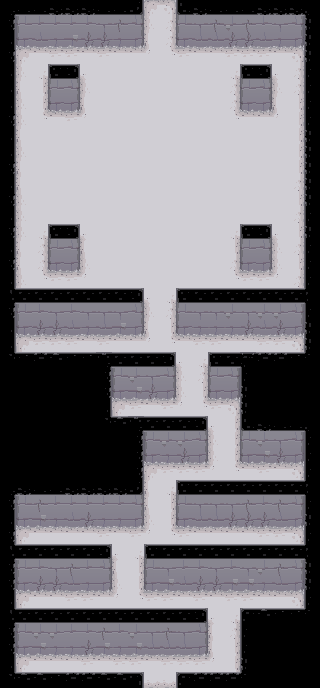

Tiled map render using the project's own tile images. Description and the whole map definition, tile-layer contents included, below:
An orthogonal 20x43 tile map with 16x16 px tiles, 2 tile layers (Floor, Ceilng), 1 hidden layer not drawn.

<map version="1.0" orientation="orthogonal" renderorder="right-down" width="20" height="43" tilewidth="16" tileheight="16" nextobjectid="4">
 <tileset firstgid="1" name="dungeon tileset calciumtrice" tilewidth="16" tileheight="16" tilecount="1050" columns="30">
  <image source="dungeon tileset calciumtrice.png" width="480" height="560" />
  <terraintypes>
   <terrain name="Ceiling" tile="55" />
   <terrain name="Wall" tile="156" />
   <terrain name="Floor" tile="235" />
  </terraintypes>
  <tile id="30" terrain="0,0,0,0" />
  <tile id="31" terrain=",,,0" />
  <tile id="32" terrain=",,0," />
  <tile id="33" terrain=",0,," />
  <tile id="34" terrain="0,,," />
  <tile id="35" terrain=",0,,0" />
  <tile id="37" terrain=",0,,0" />
  <tile id="38" terrain=",,0,0" />
  <tile id="39" terrain=",,0,0" />
  <tile id="40" terrain=",,0,0" />
  <tile id="41" terrain="0,0,," />
  <tile id="43" terrain="0,0,," />
  <tile id="44" terrain="0,,0," />
  <tile id="46" terrain="0,,0," />
  <tile id="79" terrain=",0,0,0" />
  <tile id="80" terrain="0,,0,0" />
  <tile id="81" terrain="0,0,,0" />
  <tile id="82" terrain="0,0,0," />
  <tile id="120" terrain=",,,1" />
  <tile id="121" terrain=",,1,1" />
  <tile id="122" terrain=",,1,1" />
  <tile id="123" terrain=",,1,1" />
  <tile id="124" terrain=",,1,1" />
  <tile id="125" terrain=",,1," />
  <tile id="150" terrain=",1,," />
  <tile id="151" terrain="1,1,," />
  <tile id="152" terrain="1,1,," />
  <tile id="153" terrain="1,1,," />
  <tile id="154" terrain="1,1,," />
  <tile id="155" terrain="1,,," />
  <tile id="210" terrain="2,2,2,2" />
  <tile id="211" terrain=",,,2" />
  <tile id="212" terrain=",,2," />
  <tile id="213" terrain=",2,," />
  <tile id="214" terrain="2,,," />
  <tile id="216" terrain=",2,,2" />
  <tile id="217" terrain=",2,,2" />
  <tile id="218" terrain=",,2,2" />
  <tile id="220" terrain=",,2,2" />
  <tile id="222" terrain="2,2,," />
  <tile id="223" terrain="2,2,," />
  <tile id="225" terrain="2,,2," />
  <tile id="226" terrain="2,,2," />
  <tile id="259" terrain=",2,2,2" />
  <tile id="260" terrain="2,,2,2" />
  <tile id="261" terrain="2,2,,2" />
  <tile id="262" terrain="2,2,2," />
 </tileset>
 <imagelayer name="Background" visible="0" offsetx="-624" offsety="16">
  <image source="../puzzle3.png" width="928" height="672" />
 </imagelayer>
 <layer name="Floor" width="20" height="43">
  <data encoding="csv">
0,0,0,0,0,0,0,0,0,212,213,0,0,0,0,0,0,0,0,0,
0,121,125,125,125,125,124,123,126,217,226,121,124,123,122,123,125,124,126,0,
0,151,154,155,152,153,153,155,156,218,226,151,154,154,153,153,154,155,156,0,
0,212,221,219,219,221,219,221,221,260,261,219,221,221,219,219,219,221,213,0,
0,217,263,224,223,262,211,211,211,211,211,211,211,211,263,224,224,262,226,0,
0,218,227,121,126,217,211,211,211,211,211,211,211,211,226,121,126,217,226,0,
0,217,227,151,156,218,211,211,211,211,211,211,211,211,226,151,156,218,227,0,
0,217,261,221,219,260,211,211,211,211,211,211,211,211,261,221,221,260,227,0,
0,218,211,211,211,211,211,211,211,211,211,211,211,211,211,211,211,211,227,0,
0,217,211,211,211,211,211,211,211,211,211,211,211,211,211,211,211,211,227,0,
0,218,211,211,211,211,211,211,211,211,211,211,211,211,211,211,211,211,227,0,
0,218,211,211,211,211,211,211,211,211,211,211,211,211,211,211,211,211,226,0,
0,217,211,211,211,211,211,211,211,211,211,211,211,211,211,211,211,211,227,0,
0,217,211,211,211,211,211,211,211,211,211,211,211,211,211,211,211,211,226,0,
0,217,263,224,224,262,211,211,211,211,211,211,211,211,263,223,224,262,227,0,
0,218,226,121,126,218,211,211,211,211,211,211,211,211,227,121,126,217,226,0,
0,218,226,151,156,217,211,211,211,211,211,211,211,211,226,151,156,217,227,0,
0,217,261,219,219,260,211,211,211,211,211,211,211,211,261,219,219,260,226,0,
0,214,224,223,224,223,224,224,223,262,263,224,223,223,224,224,223,224,215,0,
0,121,125,124,125,124,124,124,126,217,226,121,124,124,122,124,122,122,126,0,
0,151,153,153,154,155,154,152,156,218,227,151,155,155,155,153,154,153,156,0,
0,212,219,219,219,221,219,221,221,260,261,221,219,219,221,221,219,219,213,0,
0,214,223,224,223,224,223,224,223,223,224,262,263,223,224,223,223,223,215,0,
0,0,0,0,0,0,0,121,122,124,126,217,226,121,126,0,0,0,0,0,
0,0,0,0,0,0,0,151,152,153,156,217,227,151,156,0,0,0,0,0,
0,0,0,0,0,0,0,212,219,221,219,260,261,219,213,0,0,0,0,0,
0,0,0,0,0,0,0,214,223,224,223,224,224,262,227,0,0,0,0,0,
0,0,0,0,0,0,0,0,0,121,122,122,126,217,227,121,122,124,126,0,
0,0,0,0,0,0,0,0,0,151,155,153,156,217,227,151,152,153,156,0,
0,0,0,0,0,0,0,0,0,212,219,219,219,260,261,221,219,221,213,0,
0,0,0,0,0,0,0,0,0,218,263,224,224,224,223,223,224,224,215,0,
0,121,123,125,125,125,125,125,126,218,227,121,124,124,124,123,125,123,126,0,
0,151,152,155,154,153,155,155,156,217,227,151,154,154,153,153,153,154,156,0,
0,212,221,221,221,221,219,221,219,260,261,219,221,221,221,221,219,219,213,0,
0,214,223,223,224,224,224,262,263,224,223,223,224,224,224,223,224,223,215,0,
0,121,125,124,123,125,126,218,227,121,124,125,125,124,125,124,122,123,126,0,
0,151,153,153,154,155,156,217,227,151,152,154,153,153,152,152,155,154,156,0,
0,212,221,221,219,219,221,260,261,219,219,221,219,221,219,219,221,221,213,0,
0,214,223,223,223,223,223,223,224,224,224,223,223,262,263,223,224,224,215,0,
0,121,122,122,125,125,123,125,122,124,123,124,126,218,226,0,0,0,0,0,
0,151,152,155,155,153,152,155,152,154,154,154,156,218,227,0,0,0,0,0,
0,212,221,221,221,219,221,219,219,221,219,219,219,260,227,0,0,0,0,0,
0,214,224,224,224,223,224,224,223,223,223,224,224,223,215,0,0,0,0,0
</data>
 </layer>
 <layer name="Ceilng" width="20" height="43">
  <data encoding="csv">
83,44,44,42,42,42,44,44,35,0,0,34,42,44,44,44,42,42,42,82,
45,0,0,0,0,0,0,0,0,0,0,0,0,0,0,0,0,0,0,36,
47,0,0,0,0,0,0,0,0,0,0,0,0,0,0,0,0,0,0,36,
45,0,0,0,0,0,0,0,0,0,0,0,0,0,0,0,0,0,0,36,
47,0,0,48,50,0,0,0,0,0,0,0,0,0,0,48,50,0,0,38,
47,0,0,0,0,0,0,0,0,0,0,0,0,0,0,0,0,0,0,38,
47,0,0,0,0,0,0,0,0,0,0,0,0,0,0,0,0,0,0,38,
45,0,0,0,0,0,0,0,0,0,0,0,0,0,0,0,0,0,0,38,
47,0,0,0,0,0,0,0,0,0,0,0,0,0,0,0,0,0,0,36,
47,0,0,0,0,0,0,0,0,0,0,0,0,0,0,0,0,0,0,36,
45,0,0,0,0,0,0,0,0,0,0,0,0,0,0,0,0,0,0,36,
47,0,0,0,0,0,0,0,0,0,0,0,0,0,0,0,0,0,0,36,
45,0,0,0,0,0,0,0,0,0,0,0,0,0,0,0,0,0,0,36,
47,0,0,0,0,0,0,0,0,0,0,0,0,0,0,0,0,0,0,38,
45,0,0,48,50,0,0,0,0,0,0,0,0,0,0,48,50,0,0,36,
47,0,0,0,0,0,0,0,0,0,0,0,0,0,0,0,0,0,0,38,
45,0,0,0,0,0,0,0,0,0,0,0,0,0,0,0,0,0,0,38,
47,0,0,0,0,0,0,0,0,0,0,0,0,0,0,0,0,0,0,38,
86,52,52,52,52,52,52,52,50,0,0,48,52,52,52,52,52,52,52,85,
45,0,0,0,0,0,0,0,0,0,0,0,0,0,0,0,0,0,0,38,
47,0,0,0,0,0,0,0,0,0,0,0,0,0,0,0,0,0,0,36,
47,0,0,0,0,0,0,0,0,0,0,0,0,0,0,0,0,0,0,36,
81,41,39,40,41,41,67,52,52,52,50,0,0,48,52,68,39,39,41,80,
31,31,31,31,31,31,45,0,0,0,0,0,0,0,0,38,31,31,31,31,
31,31,31,31,31,31,45,0,0,0,0,0,0,0,0,36,31,31,31,31,
31,31,31,31,31,31,47,0,0,0,0,0,0,0,0,36,31,31,31,31,
31,31,31,31,31,31,81,40,67,52,52,52,50,0,0,34,42,44,44,82,
31,31,31,31,31,31,31,31,45,0,0,0,0,0,0,0,0,0,0,38,
31,31,31,31,31,31,31,31,45,0,0,0,0,0,0,0,0,0,0,38,
31,31,31,31,31,31,31,31,45,0,0,0,0,0,0,0,0,0,0,38,
83,42,44,44,42,42,42,42,35,0,0,48,52,52,52,52,52,52,52,85,
45,0,0,0,0,0,0,0,0,0,0,0,0,0,0,0,0,0,0,38,
47,0,0,0,0,0,0,0,0,0,0,0,0,0,0,0,0,0,0,36,
45,0,0,0,0,0,0,0,0,0,0,0,0,0,0,0,0,0,0,38,
86,52,52,52,52,52,50,0,0,48,52,52,52,52,52,52,52,52,52,85,
45,0,0,0,0,0,0,0,0,0,0,0,0,0,0,0,0,0,0,36,
45,0,0,0,0,0,0,0,0,0,0,0,0,0,0,0,0,0,0,36,
47,0,0,0,0,0,0,0,0,0,0,0,0,0,0,0,0,0,0,38,
86,52,52,52,52,52,52,52,52,52,52,52,50,0,0,32,40,41,41,80,
45,0,0,0,0,0,0,0,0,0,0,0,0,0,0,38,31,31,31,31,
45,0,0,0,0,0,0,0,0,0,0,0,0,0,0,38,31,31,31,31,
47,0,0,0,0,0,0,0,0,0,0,0,0,0,0,36,31,31,31,31,
81,40,40,41,39,39,40,40,33,0,0,32,39,39,39,80,31,31,31,31
</data>
 </layer>
</map>
